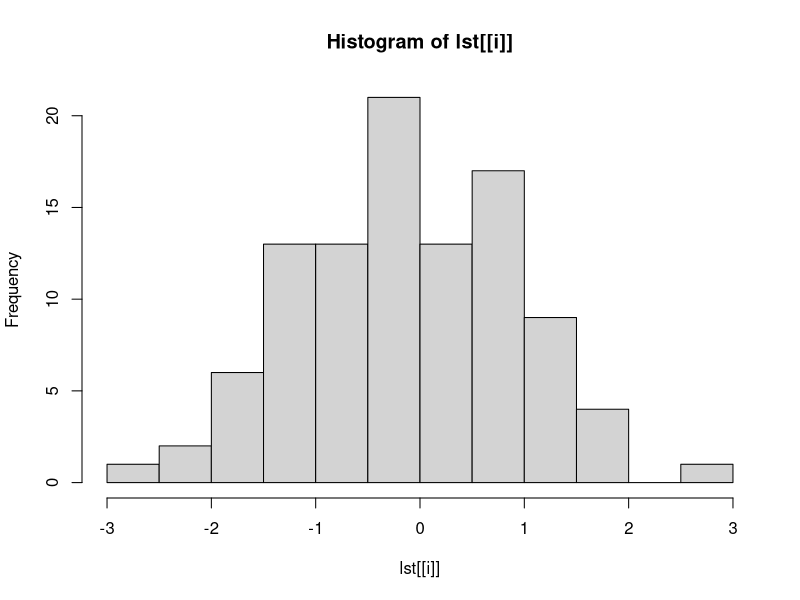
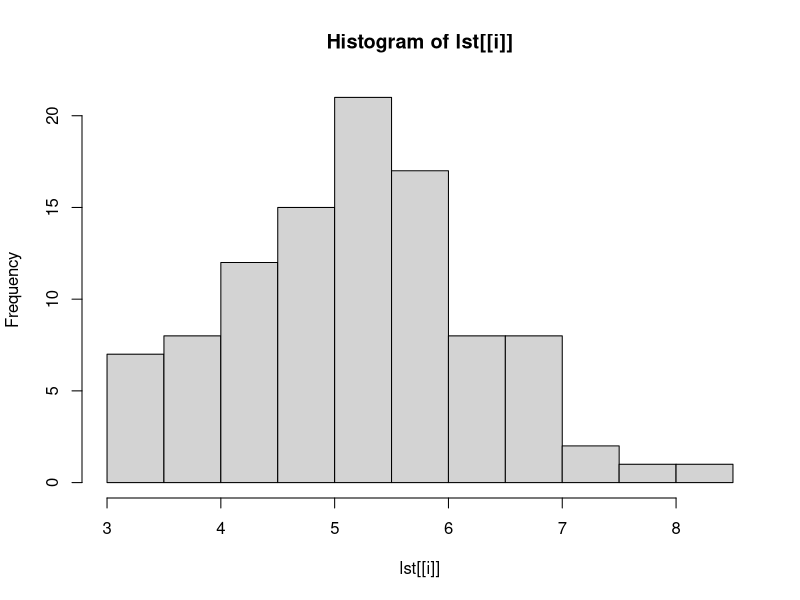
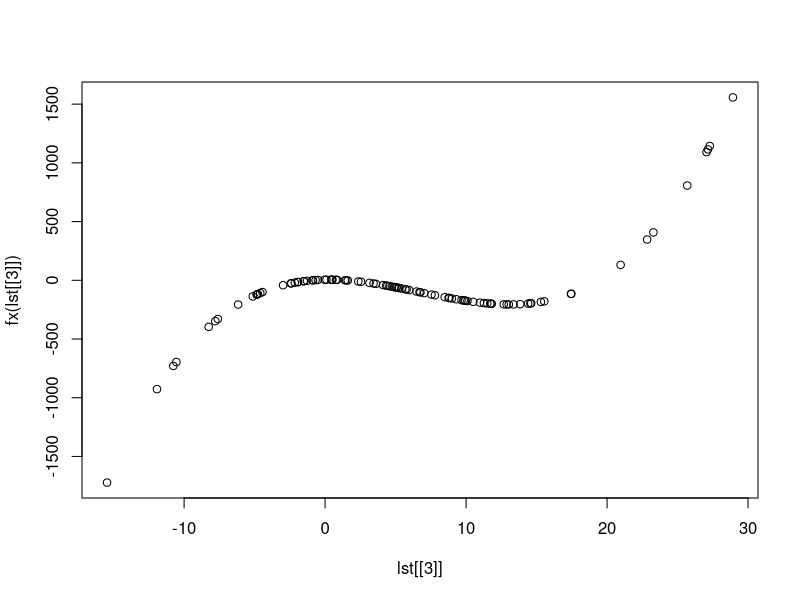

R code for these plots, in order:
## ---- chunk 1
knitr::opts_chunk$set(cache = TRUE, error = TRUE, fig.width = 4, fig.asp = 1)
## ---- chunk 2
x <- 1:10
y <- rnorm(10)
x + y
## ---- chunk 3
mat <- cbind(x, y)
apply(mat, 1, sum)

lst <- list(rnorm(100),
            rnorm(100, 5),
            rnorm(100, 5, 10))
sapply(lst, mean)
lapply(lst, mean)
## ---- chunk 4
ifelse(y > 0, 1, -1)
## ---- chunk 5
test <- TRUE
if(test)
{
  print("This is executed when test is true.")
}else{
  print("This is executed when test is false.")
}
## ---- chunk 6
for(i in 1:2)
{
  hist(lst[[i]])
}
## ---- chunk 7
fx <- function(x)
{
  # do something here and return a value
  return(5 + 2*x - 4*x^2 + x^3/5)
}

plot(lst[[3]], fx(lst[[3]]))
